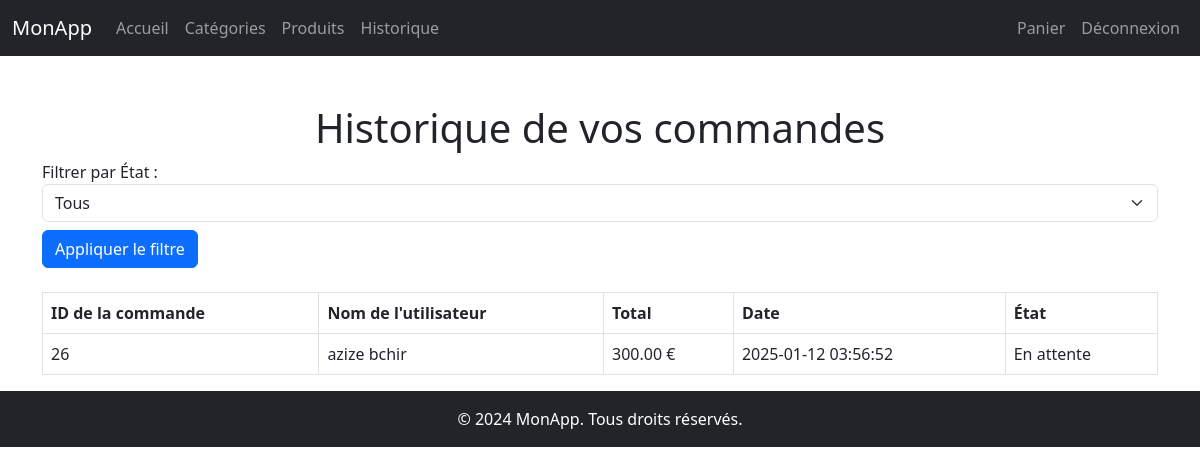
The page /users/history.php (signed in) on the database its author committed.
### tables this page shows
CREATE TABLE `orders` (
  `id` int(11) NOT NULL,
  `user_id` int(11) DEFAULT NULL,
  `total` decimal(10,2) NOT NULL,
  `date` datetime NOT NULL DEFAULT current_timestamp(),
  `etat` tinyint(1) DEFAULT NULL COMMENT '1: en attente, 2: annulé, 3: expédiée',
  `code` varchar(255) NOT NULL,
  `img` varchar(255) DEFAULT NULL,
  `type` enum('Bankily','Masrvi','Sedade','Bimbank','Click','Amanty') NOT NULL
);

CREATE TABLE `users` (
  `id` int(11) NOT NULL,
  `email` varchar(255) NOT NULL,
  `password` varchar(255) NOT NULL,
  `role` int(1) NOT NULL CHECK (`role` in (1,2)),
  `etat` tinyint(1) NOT NULL DEFAULT 1,
  `nom` varchar(255) NOT NULL,
  `prenom` varchar(255) NOT NULL
);

### users/history.php (the view, shortened to what this page needs)
<?php
include '../config/db_conn.php';
$user_id = $_SESSION['user_id'];
$sqlCondition = "";
$sqlOrders = "SELECT o.id AS order_id, o.total, o.date, o.etat, u.nom, u.prenom
              FROM orders o
              JOIN users u ON o.user_id = u.id
              WHERE o.user_id = $user_id $sqlCondition
              ORDER BY o.date DESC";
$resultOrders = $conn->query($sqlOrders);
?>
<!DOCTYPE html>
<html lang="fr">
<head>
    <link href="https://cdn.jsdelivr.net/npm/bootstrap@5.3.0-alpha1/dist/css/bootstrap.min.css" rel="stylesheet">
</head>
<body>
    <?php include "../src/php/user_navbar.php"; ?>
    <div class="container mt-5">
        <h1 class="text-center">Historique de vos commandes</h1>
        <form method="POST" class="mb-4">
            <div class="form-group">
                <label for="etat">Filtrer par État :</label>
                <select name="etat" id="etat" class="form-select">
                    <option value="">Tous</option>
                </select>
            </div>
            <button type="submit" class="btn btn-primary mt-2">Appliquer le filtre</button>
        </form>
        <?php if ($resultOrders->num_rows > 0): ?>
            <table class="table table-bordered mt-4">
                <thead>
                    <tr>
                        <th>ID de la commande</th>
                        <th>Nom de l'utilisateur</th>
                        <th>Total</th>
                        <th>Date</th>
                        <th>État</th>
                    </tr>
                </thead>
                <tbody>
                    <?php while ($order = $resultOrders->fetch_assoc()): ?>
                        <tr>
                            <td><?= htmlspecialchars($order['order_id']) ?></td>
                            <td><?= htmlspecialchars($order['nom']) . " " . htmlspecialchars($order['prenom']) ?></td>
                            <td><?= number_format($order['total'], 2) ?> €</td>
                            <td><?= htmlspecialchars($order['date']) ?></td>
                            <td>
                                <?php
                                switch ($order['etat']) {
                                    case 1:
                                        echo "En attente";
                                        break;
                                }
                                ?>
                            </td>
                        </tr>
                    <?php endwhile; ?>
                </tbody>
            </table>
        <?php else: ?>
            <p>Vous n'avez pas encore passé de commande ou aucune commande ne correspond à votre filtre.</p>
        <?php endif; ?>
    </div>
    <?php include "../src/php/footer.php"; ?>
</body>
</html>

### rows shown on the page
orders: id "26", user.nom "azize", user.prenom "bchir", total "300.00", date "2025-01-12 03:56:52", etat "En attente"
